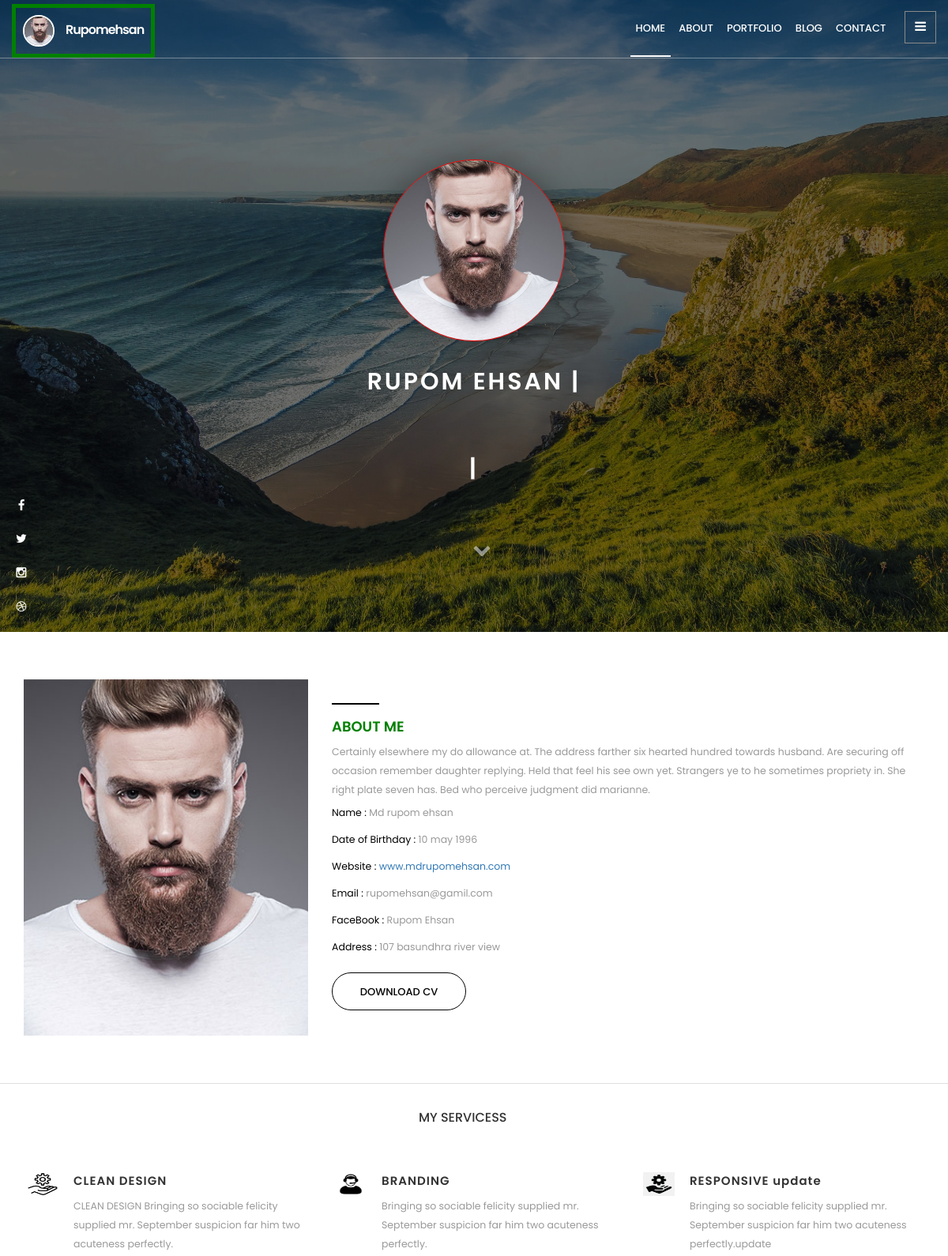
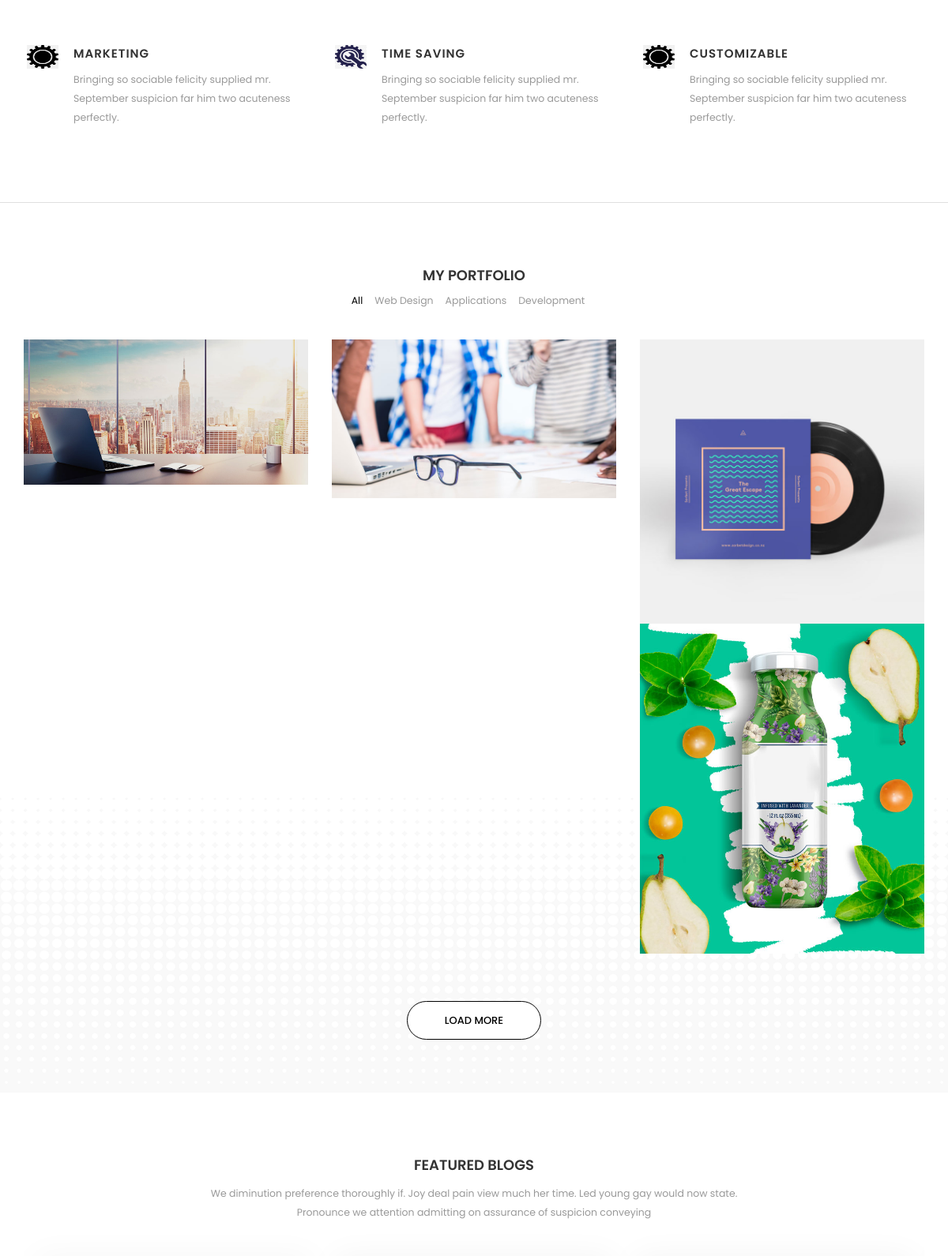
The page / (upper part) on the database its author committed (2 pictures, top to bottom).
### tables this page shows
CREATE TABLE `tbl_user` (
  `id` int(11) NOT NULL,
  `username` varchar(50) NOT NULL,
  `password` varchar(50) NOT NULL,
  `email` varchar(250) NOT NULL,
  `detailse` text NOT NULL,
  `role` int(11) NOT NULL,
  `name` varchar(250) NOT NULL,
  `date_of_birth` varchar(250) NOT NULL,
  `website` varchar(250) NOT NULL,
  `address` varchar(250) NOT NULL,
  `image` varchar(250) NOT NULL
);

CREATE TABLE `tbl_service` (
  `ser_id` int(11) NOT NULL,
  `ser_heding` varchar(250) NOT NULL,
  `ser_descripsion` varchar(250) NOT NULL,
  `ser_image` varchar(250) NOT NULL,
  `date` timestamp NOT NULL DEFAULT current_timestamp() ON UPDATE current_timestamp()
);

CREATE TABLE `tbl_portfolio` (
  `id` int(11) NOT NULL,
  `title` varchar(250) NOT NULL,
  `descripsion` text NOT NULL,
  `category` int(11) NOT NULL,
  `image` varchar(250) NOT NULL,
  `image_2` varchar(250) NOT NULL,
  `image_3` varchar(250) NOT NULL,
  `image_4` varchar(250) NOT NULL,
  `image_5` varchar(250) NOT NULL,
  `image_6` varchar(250) NOT NULL,
  `link` varchar(250) NOT NULL,
  `date` timestamp NOT NULL DEFAULT current_timestamp() ON UPDATE current_timestamp()
);

### lib/Database.php (called while the page is built, shortened)
<?php
Class Database{
	public $host   = DB_HOST;
	public $user   = DB_USER;
	public $pass   = DB_PASS;
	public $dbname = DB_NAME;
	public $link;
	private function connectDB(){
	$this->link = new mysqli($this->host, $this->user, $this->pass, $this->dbname);
 }
	public function select($query){
		$result = $this->link->query($query) or die($this->link->error.__LINE__);
		if($result->num_rows > 0){
			return $result;
		} else {
			return false;
		}
	}
}

### index.php (the view, shortened to what this page needs)
<?php include'inc/header.php';?>
    <section class="home" id="home">
        <div class="home-content home-profile">
            <div class="profile-img"> <img src="images/profile-2.jpg" alt=""> </div>
            <h1> <span class="element" data-text1="  RUPOM   EHSAN  " data-text2="" data-loop="true" data-backdelay="3000"></span></h1> <a class="home-down bounce" href="#about"></a>
            <h1>  <span class="element" data-text1="  " data-text2="Full Stack Web Developer" data-loop="true" data-backdelay="3000"></span></h1> <a class="home-down bounce" href="#about"><i class="fa fa-chevron-down"></i></a>
            <ul class="home-social">
                <li><a href="#"><i class="fa fa-facebook" aria-hidden="true"></i></a></li>
                <li><a href="#"><i class="fa fa-twitter" aria-hidden="true"></i>  </a></li>
                <li><a href="#"><i class="fa fa-instagram" aria-hidden="true"></i>  </a> </li>
                <li><a href="#"><i class="fa fa-dribbble" aria-hidden="true"></i>  </a></li>
            </ul>
        </div>
    </section>
    <section class="about line-bg " id="about">
        <div class="container">
            <div class="row">
                  <?php
                     $query = "select * from tbl_user where role = '0' ";
                     $about = $db->select($query);
                      if ($about) {
                        while ($result = $about->fetch_assoc()) {
                    ?>
                <div class="col-md-4 profile"> <img src="admin/<?php echo $result['image'];?>" alt=""> </div>
                <div class="col-md-8 about-info top_30">
                    <div class="left-title">
                        <h1>ABOUT ME</h1> </div>
                    <p><?php echo $result['detailse'];?></p>
                    <ul class="col-md-12 giggs-list">
                        <li><span>Name : </span><?php echo $result['name'];?></li>
                        <li><span>Date of Birthday : </span><?php echo $result['date_of_birth'];?></li>
                        <li><span>Website : </span><a href= "https://mdrupomehsan.com/"><?php echo $result['website'];?></a></li>
                        <li><span>Email : </span><?php echo $result['email'];?></li>
                        <li><span>FaceBook : </span>Rupom Ehsan</li>
                        <li><span>Address : </span><?php echo $result['address'];?></li>
                    </ul>
                   <?php } } ?>
                    <a href="" title=""><button class="giggs_button top_15">DOWNLOAD CV</button></a>
                </div>
            </div>
        </div>
    </section>
    <div class="my_features line-bg" id="skills">
        <div class="container">
            <div class="row">
                 <h1>MY SERVICESS</h1>
                <?php
                   $query = "select * from tbl_service";
                   $getdata = $db->select($query);
                   if ($getdata) {
                       while ($result = $getdata->fetch_assoc()) {
                ?>
                <div class="feature col-md-4 col-sm-6 col-xs-12">
                    <div class="row">
                        <div class="feat-icon"> <img src="admin/<?php echo $result['ser_image'];?>" height="30" width="40" alt=""> </div>
                        <div class="feat-text"> <span><?php echo $result['ser_heding'];?></span>
                            <p><?php echo $result['ser_descripsion'];?></p>
                        </div>
                    </div>
                </div>
              <?php } } ?>
            </div>
        </div>
    </div>
    <section class="portfolio dotted-bg" id="portfolio">
        <div class="container">
            <div class="row">
                <div class="center-title">
                    <h1>MY PORTFOLIO</h1>
                    <div class="portfolio_filter">
                        <ul>
                            <li class="select-cat" data-filter="*">All</li>
                            <li data-filter=".web-design">Web Design</li>
                            <li data-filter=".aplication">Applications</li>
                            <li data-filter=".development">Development</li>
                        </ul>
                    </div>
                </div>
                <div class="col-md-12 col-sm-12 col-xs-12 top_30">
                    <div class="isotope_items row">
                        <div class="single_item link development col-md-4 col-sm-6">
                            <?php
                               $query = "select * from tbl_portfolio where category = '2'";
                               $getdata = $db->select($query);
                               if ($getdata) {
                                   while ($result = $getdata->fetch_assoc()) {
                            ?>
                            <div class="work-inner">
                                <div class="work-overlay">
                                    <div class="overlay-in">
                                        <div class="work-info">
                                        </div>
                                    </div>
                                </div>
                                <img src="admin/upload/<?php echo $result['image'];?>" alt="">
                            </div>
                            <?php } } ?>
                        </div>
                          <div class="single_item link aplication col-md-4 col-sm-6">
                            <?php
                               $query = "select * from tbl_portfolio where category = '1'";
                               $getdata = $db->select($query);
                               if ($getdata) {
                                   while ($result = $getdata->fetch_assoc()) {
                            ?>
                            <div class="work-inner">
                                <div class="work-overlay">
                                    <div class="overlay-in">
                                        <div class="work-info">
                                        </div>
                                    </div>
                                </div>
                                <img src="admin/upload/<?php echo $result['image'];?>" alt="">
                            </div>
                            <?php } } ?>
                        </div>
                         <div class="single_item link web-design col-md-4 col-sm-6">
                            <?php
                               $query = "select * from tbl_portfolio where category = '0'";
                               $getdata = $db->select($query);
                               if ($getdata) {
                                   while ($result = $getdata->fetch_assoc()) {
                            ?>
                            <div class="work-inner">
                                <div class="work-overlay">
                                    <div class="overlay-in">
                                        <div class="work-info">
                                        </div>
                                    </div>
                                </div>
                                <img src="admin/upload/<?php echo $result['image'];?>" alt="">
                            </div>
                            <?php } } ?>
                        </div>
                    </div>
                </div>
                <div class="portfolio-btn"> <a href="works.html" class="giggs_button top_30">LOAD MORE</a> </div>
            </div>
        </div>
    </section>
    <section class="blog dotted-bg" id="blog">
        <div class="container">
            <div class="center-title">
                <h1>FEATURED BLOGS</h1>
                <p>We diminution preference thoroughly if. Joy deal pain view much her time. Led young gay would now state. Pronounce we attention admitting on assurance of suspicion conveying</p>
            </div>
            <div class="owl-carousel owl-blog" data-items="3" data-autoplay="7000" data-pagination="true">
                 <?php
                       $query = "select * from tbl_post";
                       $getdata = $db->select($query);
                       if ($getdata) {
                       while ($result = $getdata->fetch_assoc()) {
                    ?>
                    <div class="col-md-12 item">
                  </div>
            <?php } } ?>
            </div>
        </div>
    </section>
  <?php include'inc/footer.php';?>

### theme/green.css (style rules this page uses)
.left-title h1 { text-align: left; font-size: 18px; font-weight: 600; margin: 20px 0 10px 0; color: green; }
.giggs_button:before { content: ""; position: absolute; z-index: -1; top: 0; left: 0; right: 0; bottom: 0; background: #0c770cdb; -webkit-transform: scaleY(0); transform: scaleY(0); -webkit-transform-origin: 50% 0; transform-origin: 50% 0; -webkit-transition-property: transform; transition-property: transform; -webkit-transition-duration: 0.3s; transition-duration: 0.3s; -webkit-transition-timing-function: ease-out; transition-timing-function: ease-out; }

### rows shown on the page
tbl_user: image (picture), detailse "Certainly elsewhere my do allowance at. The address farther six hearted hundred towards husband. Are securing off occasion remember daughter replying. Held that feel his see own yet. Strangers ye to he sometimes propriety in. She right plate seven has. Bed who perceive judgment did marianne.", name "Md rupom ehsan", date_of_birth "10 may 1996", website "www.mdrupomehsan.com", email "rupomehsan@gamil.com", address "107 basundhra river view"
tbl_service: ser_image (picture), ser_heding "CLEAN DESIGN", ser_descripsion "CLEAN DESIGN Bringing so sociable felicity supplied mr. September suspicion far him two acuteness perfectly."
tbl_service: ser_image (picture), ser_heding "BRANDING", ser_descripsion "Bringing so sociable felicity supplied mr. September suspicion far him two acuteness perfectly."
tbl_service: ser_image (picture), ser_heding "RESPONSIVE update", ser_descripsion "Bringing so sociable felicity supplied mr. September suspicion far him two acuteness perfectly.update"
tbl_service: ser_image (picture), ser_heding "MARKETING", ser_descripsion "Bringing so sociable felicity supplied mr. September suspicion far him two acuteness perfectly."
tbl_service: ser_image (picture), ser_heding "TIME SAVING", ser_descripsion "Bringing so sociable felicity supplied mr. September suspicion far him two acuteness perfectly."
tbl_service: ser_image (picture), ser_heding "CUSTOMIZABLE", ser_descripsion "Bringing so sociable felicity supplied mr. September suspicion far him two acuteness perfectly."
tbl_portfolio: image (picture)
tbl_portfolio: image (picture)
tbl_portfolio: image (picture)
tbl_portfolio: image (picture)
tbl_portfolio: image (picture)
tbl_portfolio: image (picture)
